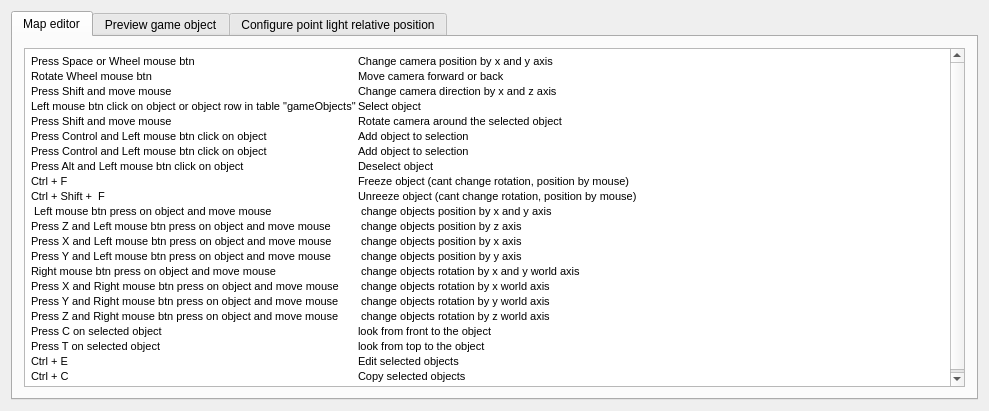
<?xml version="1.0" encoding="UTF-8"?>
<ui version="4.0">
 <class>ControlDialog</class>
 <widget class="QWidget" name="ControlDialog">
  <property name="geometry">
   <rect>
    <x>0</x>
    <y>0</y>
    <width>989</width>
    <height>411</height>
   </rect>
  </property>
  <property name="windowTitle">
   <string>ControlDialog</string>
  </property>
  <layout class="QHBoxLayout" name="horizontalLayout">
   <item>
    <widget class="QTabWidget" name="tabWidget">
     <property name="currentIndex">
      <number>0</number>
     </property>
     <widget class="QWidget" name="tab">
      <attribute name="title">
       <string>Map editor</string>
      </attribute>
      <layout class="QHBoxLayout" name="horizontalLayout_2">
       <item>
        <widget class="QTextBrowser" name="textBrowser">
         <property name="html">
          <string>&lt;!DOCTYPE HTML PUBLIC &quot;-//W3C//DTD HTML 4.0//EN&quot; &quot;http://www.w3.org/TR/REC-html40/strict.dtd&quot;&gt;
&lt;html&gt;&lt;head&gt;&lt;meta name=&quot;qrichtext&quot; content=&quot;1&quot; /&gt;&lt;style type=&quot;text/css&quot;&gt;
p, li { white-space: pre-wrap; }
&lt;/style&gt;&lt;/head&gt;&lt;body style=&quot; font-family:'MS Shell Dlg 2'; font-size:8.25pt; font-weight:400; font-style:normal;&quot;&gt;
&lt;table border=&quot;0&quot; style=&quot; margin-top:0px; margin-bottom:0px; margin-left:0px; margin-right:0px;&quot; cellspacing=&quot;2&quot; cellpadding=&quot;0&quot;&gt;
&lt;tr&gt;
&lt;td&gt;
&lt;p style=&quot; margin-top:0px; margin-bottom:0px; margin-left:0px; margin-right:0px; -qt-block-indent:0; text-indent:0px;&quot;&gt;&lt;span style=&quot; font-size:8pt;&quot;&gt;Press Space or Wheel mouse btn&lt;/span&gt;&lt;/p&gt;&lt;/td&gt;
&lt;td&gt;
&lt;p style=&quot; margin-top:0px; margin-bottom:0px; margin-left:0px; margin-right:0px; -qt-block-indent:0; text-indent:0px;&quot;&gt;&lt;span style=&quot; font-size:8pt;&quot;&gt;Change camera position by x and y axis&lt;/span&gt;&lt;/p&gt;&lt;/td&gt;&lt;/tr&gt;
&lt;tr&gt;
&lt;td&gt;
&lt;p style=&quot; margin-top:0px; margin-bottom:0px; margin-left:0px; margin-right:0px; -qt-block-indent:0; text-indent:0px;&quot;&gt;Rotate Wheel mouse btn&lt;/p&gt;&lt;/td&gt;
&lt;td&gt;
&lt;p style=&quot; margin-top:0px; margin-bottom:0px; margin-left:0px; margin-right:0px; -qt-block-indent:0; text-indent:0px;&quot;&gt;Move camera forward or back&lt;/p&gt;&lt;/td&gt;&lt;/tr&gt;
&lt;tr&gt;
&lt;td&gt;
&lt;p style=&quot; margin-top:0px; margin-bottom:0px; margin-left:0px; margin-right:0px; -qt-block-indent:0; text-indent:0px;&quot;&gt;Press Shift and move mouse&lt;/p&gt;&lt;/td&gt;
&lt;td&gt;
&lt;p style=&quot; margin-top:0px; margin-bottom:0px; margin-left:0px; margin-right:0px; -qt-block-indent:0; text-indent:0px;&quot;&gt;Change camera direction by x and z axis&lt;/p&gt;&lt;/td&gt;&lt;/tr&gt;
&lt;tr&gt;
&lt;td&gt;
&lt;p style=&quot; margin-top:0px; margin-bottom:0px; margin-left:0px; margin-right:0px; -qt-block-indent:0; text-indent:0px;&quot;&gt;Left mouse btn click on object or object row in table &amp;quot;gameObjects&amp;quot;&lt;/p&gt;&lt;/td&gt;
&lt;td&gt;
&lt;p style=&quot; margin-top:0px; margin-bottom:0px; margin-left:0px; margin-right:0px; -qt-block-indent:0; text-indent:0px;&quot;&gt;Select object&lt;/p&gt;&lt;/td&gt;&lt;/tr&gt;
&lt;tr&gt;
&lt;td&gt;
&lt;p style=&quot; margin-top:0px; margin-bottom:0px; margin-left:0px; margin-right:0px; -qt-block-indent:0; text-indent:0px;&quot;&gt;Press Shift and move mouse&lt;/p&gt;&lt;/td&gt;
&lt;td&gt;
&lt;p style=&quot; margin-top:0px; margin-bottom:0px; margin-left:0px; margin-right:0px; -qt-block-indent:0; text-indent:0px;&quot;&gt;Rotate camera around the selected object&lt;/p&gt;&lt;/td&gt;&lt;/tr&gt;
&lt;tr&gt;
&lt;td&gt;
&lt;p style=&quot; margin-top:0px; margin-bottom:0px; margin-left:0px; margin-right:0px; -qt-block-indent:0; text-indent:0px;&quot;&gt;Press Control and Left mouse btn click on object&lt;/p&gt;&lt;/td&gt;
&lt;td&gt;
&lt;p style=&quot; margin-top:0px; margin-bottom:0px; margin-left:0px; margin-right:0px; -qt-block-indent:0; text-indent:0px;&quot;&gt;Add object to selection&lt;/p&gt;&lt;/td&gt;&lt;/tr&gt;
&lt;tr&gt;
&lt;td&gt;
&lt;p style=&quot; margin-top:0px; margin-bottom:0px; margin-left:0px; margin-right:0px; -qt-block-indent:0; text-indent:0px;&quot;&gt;Press Control and Left mouse btn click on object&lt;/p&gt;&lt;/td&gt;
&lt;td&gt;
&lt;p style=&quot; margin-top:0px; margin-bottom:0px; margin-left:0px; margin-right:0px; -qt-block-indent:0; text-indent:0px;&quot;&gt;Add object to selection&lt;/p&gt;&lt;/td&gt;&lt;/tr&gt;
&lt;tr&gt;
&lt;td&gt;
&lt;p style=&quot; margin-top:0px; margin-bottom:0px; margin-left:0px; margin-right:0px; -qt-block-indent:0; text-indent:0px;&quot;&gt;Press Alt and Left mouse btn click on object&lt;/p&gt;&lt;/td&gt;
&lt;td&gt;
&lt;p style=&quot; margin-top:0px; margin-bottom:0px; margin-left:0px; margin-right:0px; -qt-block-indent:0; text-indent:0px;&quot;&gt;Deselect object&lt;/p&gt;&lt;/td&gt;&lt;/tr&gt;
&lt;tr&gt;
&lt;td&gt;
&lt;p style=&quot; margin-top:0px; margin-bottom:0px; margin-left:0px; margin-right:0px; -qt-block-indent:0; text-indent:0px;&quot;&gt;Ctrl + F&lt;/p&gt;&lt;/td&gt;
&lt;td&gt;
&lt;p style=&quot; margin-top:0px; margin-bottom:0px; margin-left:0px; margin-right:0px; -qt-block-indent:0; text-indent:0px;&quot;&gt;Freeze object (cant change rotation, position by mouse)&lt;/p&gt;&lt;/td&gt;&lt;/tr&gt;
&lt;tr&gt;
&lt;td&gt;
&lt;p style=&quot; margin-top:0px; margin-bottom:0px; margin-left:0px; margin-right:0px; -qt-block-indent:0; text-indent:0px;&quot;&gt;Ctrl + Shift +  F&lt;/p&gt;&lt;/td&gt;
&lt;td&gt;
&lt;p style=&quot; margin-top:0px; margin-bottom:0px; margin-left:0px; margin-right:0px; -qt-block-indent:0; text-indent:0px;&quot;&gt;Unreeze object (cant change rotation, position by mouse)&lt;/p&gt;&lt;/td&gt;&lt;/tr&gt;
&lt;tr&gt;
&lt;td&gt;
&lt;p style=&quot; margin-top:0px; margin-bottom:0px; margin-left:0px; margin-right:0px; -qt-block-indent:0; text-indent:0px;&quot;&gt;&lt;span style=&quot; font-size:8pt;&quot;&gt; Left mouse btn press on object and move mouse&lt;/span&gt;&lt;/p&gt;&lt;/td&gt;
&lt;td&gt;
&lt;p style=&quot; margin-top:0px; margin-bottom:0px; margin-left:0px; margin-right:0px; -qt-block-indent:0; text-indent:0px;&quot;&gt;&lt;span style=&quot; font-size:8pt;&quot;&gt; change objects position by x and y axis&lt;/span&gt;&lt;/p&gt;&lt;/td&gt;&lt;/tr&gt;
&lt;tr&gt;
&lt;td&gt;
&lt;p style=&quot; margin-top:0px; margin-bottom:0px; margin-left:0px; margin-right:0px; -qt-block-indent:0; text-indent:0px;&quot;&gt;&lt;span style=&quot; font-size:8pt;&quot;&gt;Press Z and Left mouse btn press on object and move mouse&lt;/span&gt;&lt;/p&gt;&lt;/td&gt;
&lt;td&gt;
&lt;p style=&quot; margin-top:0px; margin-bottom:0px; margin-left:0px; margin-right:0px; -qt-block-indent:0; text-indent:0px;&quot;&gt;&lt;span style=&quot; font-size:8pt;&quot;&gt; change objects position by z axis&lt;/span&gt;&lt;/p&gt;&lt;/td&gt;&lt;/tr&gt;
&lt;tr&gt;
&lt;td&gt;
&lt;p style=&quot; margin-top:0px; margin-bottom:0px; margin-left:0px; margin-right:0px; -qt-block-indent:0; text-indent:0px;&quot;&gt;&lt;span style=&quot; font-size:8pt;&quot;&gt;Press X and Left mouse btn press on object and move mouse&lt;/span&gt;&lt;/p&gt;&lt;/td&gt;
&lt;td&gt;
&lt;p style=&quot; margin-top:0px; margin-bottom:0px; margin-left:0px; margin-right:0px; -qt-block-indent:0; text-indent:0px;&quot;&gt;&lt;span style=&quot; font-size:8pt;&quot;&gt; change objects position by x axis&lt;/span&gt;&lt;/p&gt;&lt;/td&gt;&lt;/tr&gt;
&lt;tr&gt;
&lt;td&gt;
&lt;p style=&quot; margin-top:0px; margin-bottom:0px; margin-left:0px; margin-right:0px; -qt-block-indent:0; text-indent:0px;&quot;&gt;&lt;span style=&quot; font-size:8pt;&quot;&gt;Press Y and Left mouse btn press on object and move mouse&lt;/span&gt;&lt;/p&gt;&lt;/td&gt;
&lt;td&gt;
&lt;p style=&quot; margin-top:0px; margin-bottom:0px; margin-left:0px; margin-right:0px; -qt-block-indent:0; text-indent:0px;&quot;&gt;&lt;span style=&quot; font-size:8pt;&quot;&gt; change objects position by y axis&lt;/span&gt;&lt;/p&gt;&lt;/td&gt;&lt;/tr&gt;
&lt;tr&gt;
&lt;td&gt;
&lt;p style=&quot; margin-top:0px; margin-bottom:0px; margin-left:0px; margin-right:0px; -qt-block-indent:0; text-indent:0px;&quot;&gt;&lt;span style=&quot; font-size:8pt;&quot;&gt;Right mouse btn press on object and move mouse&lt;/span&gt;&lt;/p&gt;&lt;/td&gt;
&lt;td&gt;
&lt;p style=&quot; margin-top:0px; margin-bottom:0px; margin-left:0px; margin-right:0px; -qt-block-indent:0; text-indent:0px;&quot;&gt;&lt;span style=&quot; font-size:8pt;&quot;&gt; change objects rotation by x and y world axis&lt;/span&gt;&lt;/p&gt;&lt;/td&gt;&lt;/tr&gt;
&lt;tr&gt;
&lt;td&gt;
&lt;p style=&quot; margin-top:0px; margin-bottom:0px; margin-left:0px; margin-right:0px; -qt-block-indent:0; text-indent:0px;&quot;&gt;&lt;span style=&quot; font-size:8pt;&quot;&gt;Press X and Right mouse btn press on object and move mouse&lt;/span&gt;&lt;/p&gt;&lt;/td&gt;
&lt;td&gt;
&lt;p style=&quot; margin-top:0px; margin-bottom:0px; margin-left:0px; margin-right:0px; -qt-block-indent:0; text-indent:0px;&quot;&gt;&lt;span style=&quot; font-size:8pt;&quot;&gt; change objects rotation by x world axis&lt;/span&gt;&lt;/p&gt;&lt;/td&gt;&lt;/tr&gt;
&lt;tr&gt;
&lt;td&gt;
&lt;p style=&quot; margin-top:0px; margin-bottom:0px; margin-left:0px; margin-right:0px; -qt-block-indent:0; text-indent:0px;&quot;&gt;&lt;span style=&quot; font-size:8pt;&quot;&gt;Press Y and Right mouse btn press on object and move mouse&lt;/span&gt;&lt;/p&gt;&lt;/td&gt;
&lt;td&gt;
&lt;p style=&quot; margin-top:0px; margin-bottom:0px; margin-left:0px; margin-right:0px; -qt-block-indent:0; text-indent:0px;&quot;&gt;&lt;span style=&quot; font-size:8pt;&quot;&gt; change objects rotation by y world axis&lt;/span&gt;&lt;/p&gt;&lt;/td&gt;&lt;/tr&gt;
&lt;tr&gt;
&lt;td&gt;
&lt;p style=&quot; margin-top:0px; margin-bottom:0px; margin-left:0px; margin-right:0px; -qt-block-indent:0; text-indent:0px;&quot;&gt;&lt;span style=&quot; font-size:8pt;&quot;&gt;Press Z and Right mouse btn press on object and move mouse&lt;/span&gt;&lt;/p&gt;&lt;/td&gt;
&lt;td&gt;
&lt;p style=&quot; margin-top:0px; margin-bottom:0px; margin-left:0px; margin-right:0px; -qt-block-indent:0; text-indent:0px;&quot;&gt;&lt;span style=&quot; font-size:8pt;&quot;&gt; change objects rotation by z world axis&lt;/span&gt;&lt;/p&gt;&lt;/td&gt;&lt;/tr&gt;
&lt;tr&gt;
&lt;td&gt;
&lt;p style=&quot; margin-top:0px; margin-bottom:0px; margin-left:0px; margin-right:0px; -qt-block-indent:0; text-indent:0px;&quot;&gt;&lt;span style=&quot; font-size:8pt;&quot;&gt;Press C on selected object&lt;/span&gt;&lt;/p&gt;&lt;/td&gt;
&lt;td&gt;
&lt;p style=&quot; margin-top:0px; margin-bottom:0px; margin-left:0px; margin-right:0px; -qt-block-indent:0; text-indent:0px;&quot;&gt;&lt;span style=&quot; font-size:8pt;&quot;&gt;look from front to the object&lt;/span&gt;&lt;/p&gt;&lt;/td&gt;&lt;/tr&gt;
&lt;tr&gt;
&lt;td&gt;
&lt;p style=&quot; margin-top:0px; margin-bottom:0px; margin-left:0px; margin-right:0px; -qt-block-indent:0; text-indent:0px;&quot;&gt;&lt;span style=&quot; font-size:8pt;&quot;&gt;Press T on selected object&lt;/span&gt;&lt;/p&gt;&lt;/td&gt;
&lt;td&gt;
&lt;p style=&quot; margin-top:0px; margin-bottom:0px; margin-left:0px; margin-right:0px; -qt-block-indent:0; text-indent:0px;&quot;&gt;&lt;span style=&quot; font-size:8pt;&quot;&gt;look from top to the object&lt;/span&gt;&lt;/p&gt;&lt;/td&gt;&lt;/tr&gt;
&lt;tr&gt;
&lt;td&gt;
&lt;p style=&quot; margin-top:0px; margin-bottom:0px; margin-left:0px; margin-right:0px; -qt-block-indent:0; text-indent:0px;&quot;&gt;&lt;span style=&quot; font-size:8pt;&quot;&gt;Ctrl + E&lt;/span&gt;&lt;/p&gt;&lt;/td&gt;
&lt;td&gt;
&lt;p style=&quot; margin-top:0px; margin-bottom:0px; margin-left:0px; margin-right:0px; -qt-block-indent:0; text-indent:0px;&quot;&gt;&lt;span style=&quot; font-size:8pt;&quot;&gt;Edit selected objects&lt;/span&gt;&lt;/p&gt;&lt;/td&gt;&lt;/tr&gt;
&lt;tr&gt;
&lt;td&gt;
&lt;p style=&quot; margin-top:0px; margin-bottom:0px; margin-left:0px; margin-right:0px; -qt-block-indent:0; text-indent:0px;&quot;&gt;&lt;span style=&quot; font-size:8pt;&quot;&gt;Ctrl + C&lt;/span&gt;&lt;/p&gt;&lt;/td&gt;
&lt;td&gt;
&lt;p style=&quot; margin-top:0px; margin-bottom:0px; margin-left:0px; margin-right:0px; -qt-block-indent:0; text-indent:0px;&quot;&gt;&lt;span style=&quot; font-size:8pt;&quot;&gt;Copy selected objects&lt;/span&gt;&lt;/p&gt;&lt;/td&gt;&lt;/tr&gt;&lt;/table&gt;&lt;/body&gt;&lt;/html&gt;</string>
         </property>
        </widget>
       </item>
      </layout>
     </widget>
     <widget class="QWidget" name="tab_2">
      <attribute name="title">
       <string>Preview game object</string>
      </attribute>
      <layout class="QHBoxLayout" name="horizontalLayout_3">
       <item>
        <widget class="QTextBrowser" name="textBrowser_2">
         <property name="html">
          <string>&lt;!DOCTYPE HTML PUBLIC &quot;-//W3C//DTD HTML 4.0//EN&quot; &quot;http://www.w3.org/TR/REC-html40/strict.dtd&quot;&gt;
&lt;html&gt;&lt;head&gt;&lt;meta name=&quot;qrichtext&quot; content=&quot;1&quot; /&gt;&lt;style type=&quot;text/css&quot;&gt;
p, li { white-space: pre-wrap; }
&lt;/style&gt;&lt;/head&gt;&lt;body style=&quot; font-family:'MS Shell Dlg 2'; font-size:8.25pt; font-weight:400; font-style:normal;&quot;&gt;
&lt;table border=&quot;0&quot; style=&quot; margin-top:0px; margin-bottom:0px; margin-left:0px; margin-right:0px;&quot; cellspacing=&quot;2&quot; cellpadding=&quot;0&quot;&gt;
&lt;tr&gt;
&lt;td&gt;
&lt;p style=&quot; margin-top:0px; margin-bottom:0px; margin-left:0px; margin-right:0px; -qt-block-indent:0; text-indent:0px;&quot;&gt;Left mouse btn click and move mouse&lt;/p&gt;&lt;/td&gt;
&lt;td&gt;
&lt;p style=&quot; margin-top:0px; margin-bottom:0px; margin-left:0px; margin-right:0px; -qt-block-indent:0; text-indent:0px;&quot;&gt;rotate object manualy by x anx y axis&lt;/p&gt;&lt;/td&gt;&lt;/tr&gt;
&lt;tr&gt;
&lt;td&gt;
&lt;p style=&quot; margin-top:0px; margin-bottom:0px; margin-left:0px; margin-right:0px; -qt-block-indent:0; text-indent:0px;&quot;&gt;Space&lt;/p&gt;&lt;/td&gt;
&lt;td&gt;
&lt;p style=&quot; margin-top:0px; margin-bottom:0px; margin-left:0px; margin-right:0px; -qt-block-indent:0; text-indent:0px;&quot;&gt;Enable disable automatic rotation by y axis&lt;/p&gt;&lt;/td&gt;&lt;/tr&gt;
&lt;tr&gt;
&lt;td&gt;
&lt;p style=&quot; margin-top:0px; margin-bottom:0px; margin-left:0px; margin-right:0px; -qt-block-indent:0; text-indent:0px;&quot;&gt;Tab&lt;/p&gt;&lt;/td&gt;
&lt;td&gt;
&lt;p style=&quot; margin-top:0px; margin-bottom:0px; margin-left:0px; margin-right:0px; -qt-block-indent:0; text-indent:0px;&quot;&gt;Look from front to object&lt;/p&gt;&lt;/td&gt;&lt;/tr&gt;&lt;/table&gt;&lt;/body&gt;&lt;/html&gt;</string>
         </property>
        </widget>
       </item>
      </layout>
     </widget>
     <widget class="QWidget" name="tab_3">
      <attribute name="title">
       <string>Configure point light relative position</string>
      </attribute>
      <layout class="QHBoxLayout" name="horizontalLayout_4">
       <item>
        <widget class="QTextBrowser" name="textBrowser_3">
         <property name="html">
          <string>&lt;!DOCTYPE HTML PUBLIC &quot;-//W3C//DTD HTML 4.0//EN&quot; &quot;http://www.w3.org/TR/REC-html40/strict.dtd&quot;&gt;
&lt;html&gt;&lt;head&gt;&lt;meta name=&quot;qrichtext&quot; content=&quot;1&quot; /&gt;&lt;style type=&quot;text/css&quot;&gt;
p, li { white-space: pre-wrap; }
&lt;/style&gt;&lt;/head&gt;&lt;body style=&quot; font-family:'MS Shell Dlg 2'; font-size:8.25pt; font-weight:400; font-style:normal;&quot;&gt;
&lt;table border=&quot;0&quot; style=&quot; margin-top:0px; margin-bottom:0px; margin-left:0px; margin-right:0px;&quot; cellspacing=&quot;2&quot; cellpadding=&quot;0&quot;&gt;
&lt;tr&gt;
&lt;td&gt;
&lt;p style=&quot; margin-top:0px; margin-bottom:0px; margin-left:0px; margin-right:0px; -qt-block-indent:0; text-indent:0px;&quot;&gt;&lt;span style=&quot; font-size:8pt;&quot;&gt;Right mouse btn press and move mouse&lt;/span&gt;&lt;/p&gt;&lt;/td&gt;
&lt;td&gt;
&lt;p style=&quot; margin-top:0px; margin-bottom:0px; margin-left:0px; margin-right:0px; -qt-block-indent:0; text-indent:0px;&quot;&gt;&lt;span style=&quot; font-size:8pt;&quot;&gt;rotate camera around the object by x and y axis&lt;/span&gt;&lt;/p&gt;&lt;/td&gt;&lt;/tr&gt;
&lt;tr&gt;
&lt;td&gt;
&lt;p style=&quot; margin-top:0px; margin-bottom:0px; margin-left:0px; margin-right:0px; -qt-block-indent:0; text-indent:0px;&quot;&gt;&lt;span style=&quot; font-size:8pt;&quot;&gt;Left mouse btn press and move mouse&lt;/span&gt;&lt;/p&gt;&lt;/td&gt;
&lt;td&gt;
&lt;p style=&quot; margin-top:0px; margin-bottom:0px; margin-left:0px; margin-right:0px; -qt-block-indent:0; text-indent:0px;&quot;&gt;&lt;span style=&quot; font-size:8pt;&quot;&gt;move point light source by x and y axis&lt;/span&gt;&lt;/p&gt;&lt;/td&gt;&lt;/tr&gt;
&lt;tr&gt;
&lt;td&gt;
&lt;p style=&quot; margin-top:0px; margin-bottom:0px; margin-left:0px; margin-right:0px; -qt-block-indent:0; text-indent:0px;&quot;&gt;&lt;span style=&quot; font-size:8pt;&quot;&gt;Press X and Left mouse btn press and move mouse&lt;/span&gt;&lt;/p&gt;&lt;/td&gt;
&lt;td&gt;
&lt;p style=&quot; margin-top:0px; margin-bottom:0px; margin-left:0px; margin-right:0px; -qt-block-indent:0; text-indent:0px;&quot;&gt;&lt;span style=&quot; font-size:8pt;&quot;&gt;move point light source by x axis&lt;/span&gt;&lt;/p&gt;&lt;/td&gt;&lt;/tr&gt;
&lt;tr&gt;
&lt;td&gt;
&lt;p style=&quot; margin-top:0px; margin-bottom:0px; margin-left:0px; margin-right:0px; -qt-block-indent:0; text-indent:0px;&quot;&gt;&lt;span style=&quot; font-size:8pt;&quot;&gt;Press Y and Left mouse btn press and move mouse&lt;/span&gt;&lt;/p&gt;&lt;/td&gt;
&lt;td&gt;
&lt;p style=&quot; margin-top:0px; margin-bottom:0px; margin-left:0px; margin-right:0px; -qt-block-indent:0; text-indent:0px;&quot;&gt;&lt;span style=&quot; font-size:8pt;&quot;&gt;move point light source by Y axis&lt;/span&gt;&lt;/p&gt;&lt;/td&gt;&lt;/tr&gt;
&lt;tr&gt;
&lt;td&gt;
&lt;p style=&quot; margin-top:0px; margin-bottom:0px; margin-left:0px; margin-right:0px; -qt-block-indent:0; text-indent:0px;&quot;&gt;&lt;span style=&quot; font-size:8pt;&quot;&gt;Press Z and Left mouse btn press and move mouse&lt;/span&gt;&lt;/p&gt;&lt;/td&gt;
&lt;td&gt;
&lt;p style=&quot; margin-top:0px; margin-bottom:0px; margin-left:0px; margin-right:0px; -qt-block-indent:0; text-indent:0px;&quot;&gt;&lt;span style=&quot; font-size:8pt;&quot;&gt;move point light source by Z axis&lt;/span&gt;&lt;/p&gt;&lt;/td&gt;&lt;/tr&gt;&lt;/table&gt;&lt;/body&gt;&lt;/html&gt;</string>
         </property>
        </widget>
       </item>
      </layout>
     </widget>
    </widget>
   </item>
  </layout>
 </widget>
 <layoutdefault spacing="6" margin="11"/>
 <resources/>
 <connections/>
</ui>
